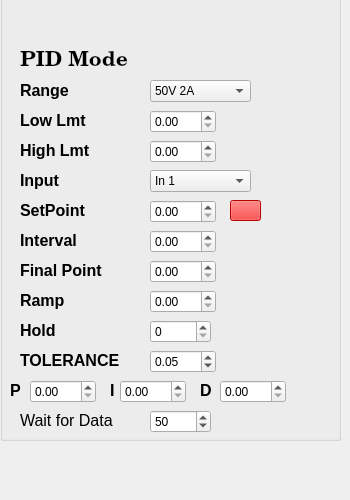
    <widget class="QWidget" name="tab">
     <attribute name="title">
      <string>OUTPUT 1</string>
     </attribute>
     <widget class="QGroupBox" name="groupBox">
      <property name="geometry">
       <rect>
        <x>0</x>
        <y>-50</y>
        <width>341</width>
        <height>491</height>
       </rect>
      </property>
      <property name="title">
       <string>Output1</string>
      </property>
      <widget class="QLabel" name="label_3">
       <property name="geometry">
        <rect>
         <x>20</x>
         <y>130</y>
         <width>59</width>
         <height>21</height>
        </rect>
       </property>
       <property name="text">
        <string>&lt;html&gt;&lt;head/&gt;&lt;body&gt;&lt;p&gt;&lt;span style=&quot; font-size:12pt; font-weight:600;&quot;&gt;Range&lt;/span&gt;&lt;/p&gt;&lt;/body&gt;&lt;/html&gt;</string>
       </property>
      </widget>
      <widget class="QComboBox" name="comboBox">
       <property name="geometry">
        <rect>
         <x>150</x>
         <y>130</y>
         <width>101</width>
         <height>22</height>
        </rect>
       </property>
       <item>
        <property name="text">
         <string>50V 2A</string>
        </property>
       </item>
       <item>
        <property name="text">
         <string>50V .6A</string>
        </property>
       </item>
       <item>
        <property name="text">
         <string>50V .2A</string>
        </property>
       </item>
       <item>
        <property name="text">
         <string>20V 2A</string>
        </property>
       </item>
       <item>
        <property name="text">
         <string>20V .6A</string>
        </property>
       </item>
       <item>
        <property name="text">
         <string>20V .2A</string>
        </property>
       </item>
      </widget>
      <widget class="QDoubleSpinBox" name="doubleSpinBox">
       <property name="geometry">
        <rect>
         <x>150</x>
         <y>160</y>
         <width>66</width>
         <height>23</height>
        </rect>
       </property>
       <property name="maximum">
        <double>1000.000000000000000</double>
       </property>
      </widget>
      <widget class="QLabel" name="label_4">
       <property name="geometry">
        <rect>
         <x>20</x>
         <y>160</y>
         <width>81</width>
         <height>21</height>
        </rect>
       </property>
       <property name="text">
        <string>&lt;html&gt;&lt;head/&gt;&lt;body&gt;&lt;p&gt;&lt;span style=&quot; font-size:12pt; font-weight:600;&quot;&gt;Low Lmt&lt;/span&gt;&lt;/p&gt;&lt;/body&gt;&lt;/html&gt;</string>
       </property>
      </widget>
      <widget class="QLabel" name="label_5">
       <property name="geometry">
        <rect>
         <x>20</x>
         <y>190</y>
         <width>81</width>
         <height>21</height>
        </rect>
       </property>
       <property name="text">
        <string>&lt;html&gt;&lt;head/&gt;&lt;body&gt;&lt;p&gt;&lt;span style=&quot; font-size:12pt; font-weight:600;&quot;&gt;High Lmt&lt;/span&gt;&lt;/p&gt;&lt;/body&gt;&lt;/html&gt;</string>
       </property>
      </widget>
      <widget class="QDoubleSpinBox" name="doubleSpinBox_2">
       <property name="geometry">
        <rect>
         <x>150</x>
         <y>190</y>
         <width>66</width>
         <height>23</height>
        </rect>
       </property>
       <property name="maximum">
        <double>1000.000000000000000</double>
       </property>
      </widget>
      <widget class="QComboBox" name="comboBox_2">
       <property name="geometry">
        <rect>
         <x>150</x>
         <y>220</y>
         <width>101</width>
         <height>22</height>
        </rect>
       </property>
       <item>
        <property name="text">
         <string>In 1</string>
        </property>
       </item>
       <item>
        <property name="text">
         <string>In 2</string>
        </property>
       </item>
       <item>
        <property name="text">
         <string>In 3</string>
        </property>
       </item>
       <item>
        <property name="text">
         <string>In 4</string>
        </property>
       </item>
       <item>
        <property name="text">
         <string>Select</string>
        </property>
       </item>
      </widget>
      <widget class="QLabel" name="label_6">
       <property name="geometry">
        <rect>
         <x>20</x>
         <y>220</y>
         <width>59</width>
         <height>21</height>
        </rect>
       </property>
       <property name="text">
        <string>&lt;html&gt;&lt;head/&gt;&lt;body&gt;&lt;p&gt;&lt;span style=&quot; font-size:12pt; font-weight:600;&quot;&gt;Input&lt;/span&gt;&lt;/p&gt;&lt;/body&gt;&lt;/html&gt;</string>
       </property>
      </widget>
      <widget class="QLabel" name="label_12">
       <property name="geometry">
        <rect>
         <x>20</x>
         <y>250</y>
         <width>81</width>
         <height>21</height>
        </rect>
       </property>
       <property name="text">
        <string>&lt;html&gt;&lt;head/&gt;&lt;body&gt;&lt;p&gt;&lt;span style=&quot; font-size:12pt; font-weight:600;&quot;&gt;SetPoint&lt;/span&gt;&lt;/p&gt;&lt;/body&gt;&lt;/html&gt;</string>
       </property>
      </widget>
      <widget class="QDoubleSpinBox" name="doubleSpinBox_6">
       <property name="geometry">
        <rect>
         <x>150</x>
         <y>250</y>
         <width>66</width>
         <height>23</height>
        </rect>
       </property>
       <property name="maximum">
        <double>1000.000000000000000</double>
       </property>
      </widget>
      <widget class="QDoubleSpinBox" name="doubleSpinBox_7">
       <property name="geometry">
        <rect>
         <x>150</x>
         <y>280</y>
         <width>66</width>
         <height>23</height>
        </rect>
       </property>
       <property name="maximum">
        <double>1000.000000000000000</double>
       </property>
      </widget>
      <widget class="QLabel" name="label_13">
       <property name="geometry">
        <rect>
         <x>20</x>
         <y>280</y>
         <width>81</width>
         <height>21</height>
        </rect>
       </property>
       <property name="text">
        <string>&lt;html&gt;&lt;head/&gt;&lt;body&gt;&lt;p&gt;&lt;span style=&quot; font-size:12pt; font-weight:600;&quot;&gt;Interval&lt;/span&gt;&lt;/p&gt;&lt;/body&gt;&lt;/html&gt;</string>
       </property>
      </widget>
      <widget class="QLabel" name="label_14">
       <property name="geometry">
        <rect>
         <x>20</x>
         <y>310</y>
         <width>101</width>
         <height>21</height>
        </rect>
       </property>
       <property name="text">
        <string>&lt;html&gt;&lt;head/&gt;&lt;body&gt;&lt;p&gt;&lt;span style=&quot; font-size:12pt; font-weight:600;&quot;&gt;Final Point&lt;/span&gt;&lt;/p&gt;&lt;/body&gt;&lt;/html&gt;</string>
       </property>
      </widget>
      <widget class="QDoubleSpinBox" name="doubleSpinBox_8">
       <property name="geometry">
        <rect>
         <x>150</x>
         <y>310</y>
         <width>66</width>
         <height>23</height>
        </rect>
       </property>
       <property name="maximum">
        <double>1000.000000000000000</double>
       </property>
      </widget>
      <widget class="QLabel" name="label_15">
       <property name="geometry">
        <rect>
         <x>20</x>
         <y>340</y>
         <width>101</width>
         <height>21</height>
        </rect>
       </property>
       <property name="text">
        <string>&lt;html&gt;&lt;head/&gt;&lt;body&gt;&lt;p&gt;&lt;span style=&quot; font-size:12pt; font-weight:600;&quot;&gt;Ramp&lt;/span&gt;&lt;/p&gt;&lt;/body&gt;&lt;/html&gt;</string>
       </property>
      </widget>
      <widget class="QDoubleSpinBox" name="doubleSpinBox_9">
       <property name="geometry">
        <rect>
         <x>150</x>
         <y>340</y>
         <width>66</width>
         <height>23</height>
        </rect>
       </property>
       <property name="maximum">
        <double>1000.000000000000000</double>
       </property>
      </widget>
      <widget class="QLabel" name="label_16">
       <property name="geometry">
        <rect>
         <x>20</x>
         <y>370</y>
         <width>101</width>
         <height>21</height>
        </rect>
       </property>
       <property name="text">
        <string>&lt;html&gt;&lt;head/&gt;&lt;body&gt;&lt;p&gt;&lt;span style=&quot; font-size:12pt; font-weight:600;&quot;&gt;Hold&lt;/span&gt;&lt;/p&gt;&lt;/body&gt;&lt;/html&gt;</string>
       </property>
      </widget>
      <widget class="QDoubleSpinBox" name="doubleSpinBox_11">
       <property name="geometry">
        <rect>
         <x>30</x>
         <y>430</y>
         <width>66</width>
         <height>23</height>
        </rect>
       </property>
       <property name="maximum">
        <double>1000.000000000000000</double>
       </property>
      </widget>
      <widget class="QDoubleSpinBox" name="doubleSpinBox_12">
       <property name="geometry">
        <rect>
         <x>120</x>
         <y>430</y>
         <width>66</width>
         <height>23</height>
        </rect>
       </property>
       <property name="maximum">
        <double>1000.000000000000000</double>
       </property>
      </widget>
      <widget class="QDoubleSpinBox" name="doubleSpinBox_13">
       <property name="geometry">
        <rect>
         <x>220</x>
         <y>430</y>
         <width>66</width>
         <height>23</height>
        </rect>
       </property>
       <property name="maximum">
        <double>1000.000000000000000</double>
       </property>
      </widget>
      <widget class="QLabel" name="label_17">
       <property name="geometry">
        <rect>
         <x>10</x>
         <y>430</y>
         <width>16</width>
         <height>21</height>
        </rect>
       </property>
       <property name="text">
        <string>&lt;html&gt;&lt;head/&gt;&lt;body&gt;&lt;p&gt;&lt;span style=&quot; font-size:12pt; font-weight:600;&quot;&gt;P&lt;/span&gt;&lt;/p&gt;&lt;/body&gt;&lt;/html&gt;</string>
       </property>
      </widget>
      <widget class="QLabel" name="label_18">
       <property name="geometry">
        <rect>
         <x>110</x>
         <y>430</y>
         <width>16</width>
         <height>21</height>
        </rect>
       </property>
       <property name="text">
        <string>&lt;html&gt;&lt;head/&gt;&lt;body&gt;&lt;p&gt;&lt;span style=&quot; font-size:12pt; font-weight:600;&quot;&gt;I&lt;/span&gt;&lt;/p&gt;&lt;/body&gt;&lt;/html&gt;</string>
       </property>
      </widget>
      <widget class="QLabel" name="label_19">
       <property name="geometry">
        <rect>
         <x>200</x>
         <y>430</y>
         <width>20</width>
         <height>21</height>
        </rect>
       </property>
       <property name="text">
        <string>&lt;html&gt;&lt;head/&gt;&lt;body&gt;&lt;p&gt;&lt;span style=&quot; font-size:12pt; font-weight:600;&quot;&gt;D&lt;/span&gt;&lt;/p&gt;&lt;/body&gt;&lt;/html&gt;</string>
       </property>
      </widget>
      <widget class="QLabel" name="label_53">
       <property name="geometry">
        <rect>
         <x>20</x>
         <y>100</y>
         <width>111</width>
         <height>21</height>
        </rect>
       </property>
       <property name="font">
        <font>
         <family>Century Schoolbook L</family>
         <pointsize>16</pointsize>
         <weight>75</weight>
         <bold>true</bold>
        </font>
       </property>
       <property name="text">
        <string>PID Mode</string>
       </property>
      </widget>
      <widget class="QPushButton" name="out2mode_5">
       <property name="geometry">
        <rect>
         <x>150</x>
         <y>100</y>
         <width>51</width>
         <height>21</height>
        </rect>
       </property>
       <property name="styleSheet">
        <string notr="true">border-top: 3px transparent;
            border-bottom: 3px transparent;
            border-right: 10px transparent;
            border-left: 10px transparent;</string>
       </property>
       <property name="text">
        <string/>
       </property>
       <property name="icon">
        <iconset resource="resource.qrc">
         <normaloff>:/on-off.jpg</normaloff>:/on-off.jpg</iconset>
       </property>
       <property name="iconSize">
        <size>
         <width>71</width>
         <height>21</height>
        </size>
       </property>
      </widget>
      <widget class="QDoubleSpinBox" name="doubleSpinBox_25">
       <property name="geometry">
        <rect>
         <x>150</x>
         <y>400</y>
         <width>66</width>
         <height>23</height>
        </rect>
       </property>
       <property name="maximum">
        <double>1000.000000000000000</double>
       </property>
       <property name="value">
        <double>0.050000000000000</double>
       </property>
      </widget>
      <widget class="QLabel" name="label_37">
       <property name="geometry">
        <rect>
         <x>20</x>
         <y>400</y>
         <width>111</width>
         <height>21</height>
        </rect>
       </property>
       <property name="text">
        <string>&lt;html&gt;&lt;head/&gt;&lt;body&gt;&lt;p&gt;&lt;span style=&quot; font-size:12pt; font-weight:600;&quot;&gt;TOLERANCE&lt;/span&gt;&lt;/p&gt;&lt;/body&gt;&lt;/html&gt;</string>
       </property>
      </widget>
      <widget class="QPushButton" name="pushButton_3">
       <property name="geometry">
        <rect>
         <x>230</x>
         <y>250</y>
         <width>31</width>
         <height>21</height>
        </rect>
       </property>
       <property name="sizePolicy">
        <sizepolicy hsizetype="Minimum" vsizetype="Fixed">
         <horstretch>8</horstretch>
         <verstretch>0</verstretch>
        </sizepolicy>
       </property>
       <property name="styleSheet">
        <string notr="true">background-color:red;</string>
       </property>
       <property name="text">
        <string/>
       </property>
      </widget>
      <widget class="QPushButton" name="out1mode">
       <property name="geometry">
        <rect>
         <x>20</x>
         <y>60</y>
         <width>61</width>
         <height>31</height>
        </rect>
       </property>
       <property name="styleSheet">
        <string notr="true">border-top: 3px transparent;
            border-bottom: 3px transparent;
            border-right: 10px transparent;
            border-left: 10px transparent;</string>
       </property>
       <property name="text">
        <string/>
       </property>
       <property name="icon">
        <iconset resource="resource.qrc">
         <normaloff>:/on-off.jpg</normaloff>:/on-off.jpg</iconset>
       </property>
       <property name="iconSize">
        <size>
         <width>81</width>
         <height>31</height>
        </size>
       </property>
      </widget>
      <widget class="QSpinBox" name="spinBox">
       <property name="geometry">
        <rect>
         <x>150</x>
         <y>370</y>
         <width>61</width>
         <height>23</height>
        </rect>
       </property>
      </widget>
      <widget class="QSpinBox" name="spinBox_3">
       <property name="geometry">
        <rect>
         <x>150</x>
         <y>460</y>
         <width>61</width>
         <height>23</height>
        </rect>
       </property>
       <property name="value">
        <number>50</number>
       </property>
      </widget>
      <widget class="QLabel" name="label_38">
       <property name="geometry">
        <rect>
         <x>20</x>
         <y>460</y>
         <width>111</width>
         <height>21</height>
        </rect>
       </property>
       <property name="font">
        <font>
         <pointsize>12</pointsize>
        </font>
       </property>
       <property name="text">
        <string>&lt;html&gt;&lt;head/&gt;&lt;body&gt;&lt;p&gt;Wait for Data&lt;/p&gt;&lt;/body&gt;&lt;/html&gt;</string>
       </property>
      </widget>
     </widget>
    </widget>
